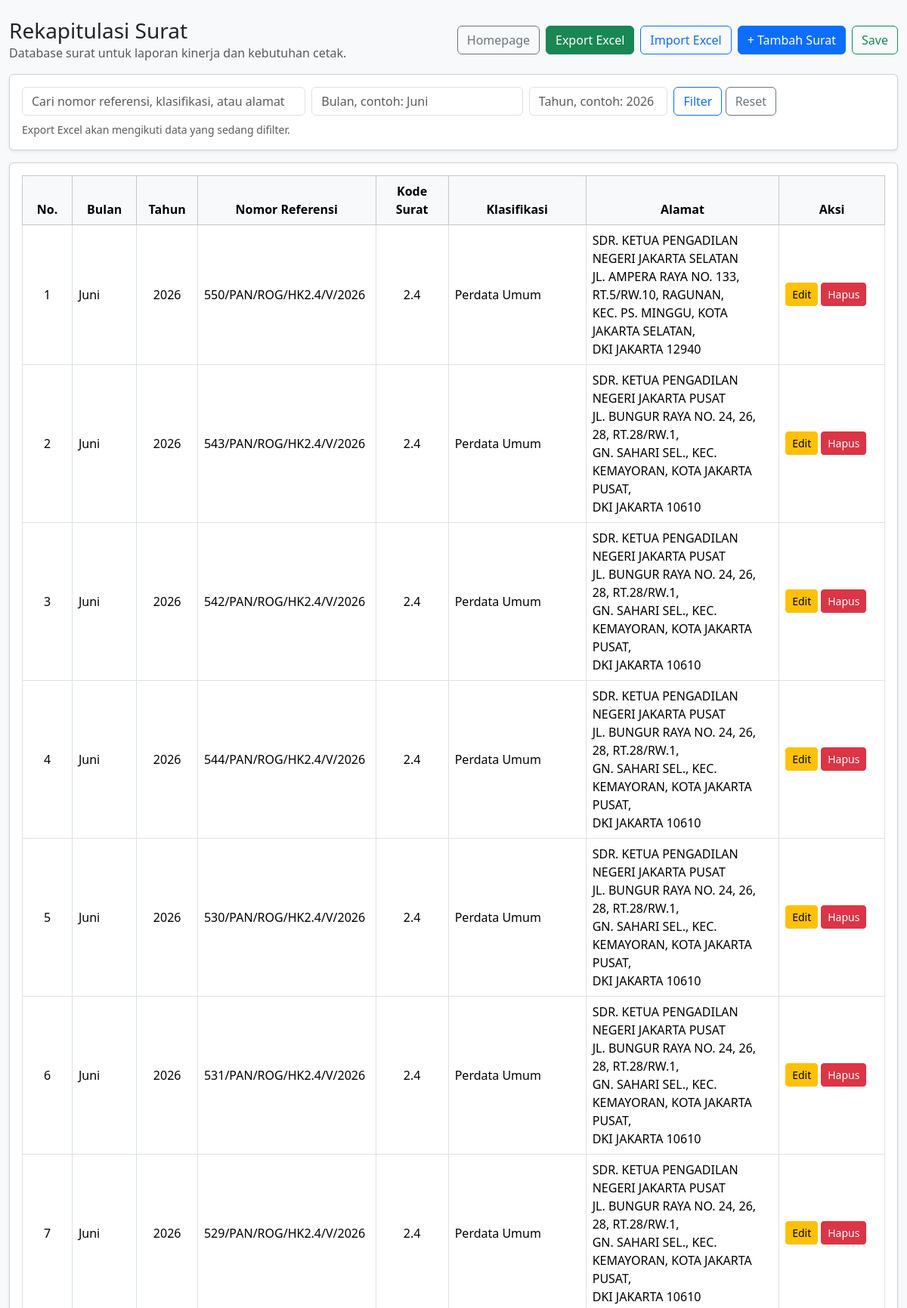
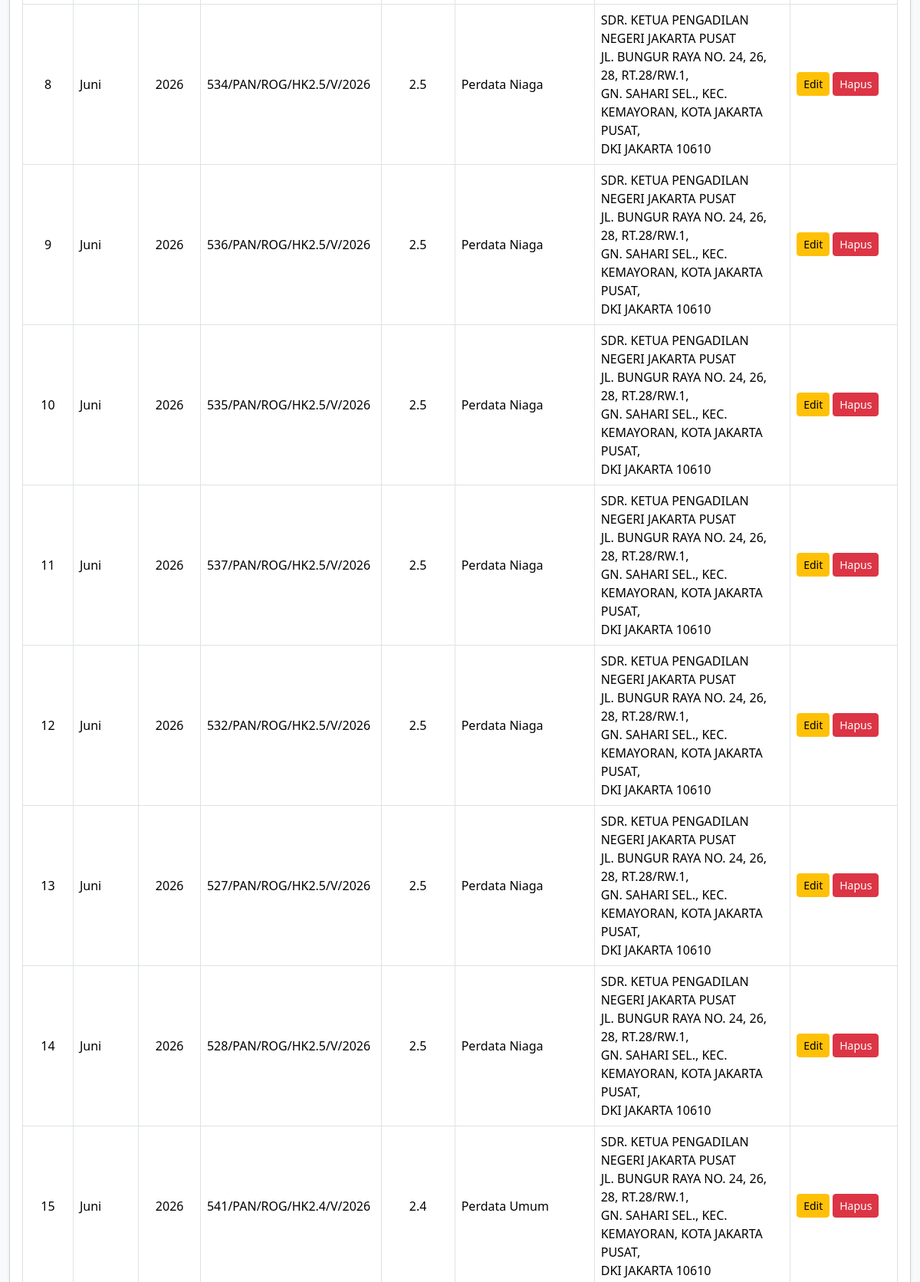
The app's page /rekap (upper part) with its own data (2 pictures, top to bottom).
### tables this page shows
CREATE TABLE surat_rekap (
            id INTEGER PRIMARY KEY AUTOINCREMENT,
            bulan TEXT,
            tahun TEXT,
            nomor_urut INTEGER,
            nomor_referensi TEXT,
            kode_surat TEXT,
            klasifikasi TEXT,
            alamat TEXT
        );

### app.py (the view)
@app.route("/rekap")
def rekap():
    q = request.args.get("q", "").strip()
    bulan = request.args.get("bulan", "").strip()
    tahun = request.args.get("tahun", "").strip()
    surat_list = get_all_surat(q=q, bulan=bulan, tahun=tahun)
    message = request.args.get("message", "")
    return render_template(
        "rekap.html",
        surat_list=surat_list,
        q=q,
        bulan=bulan,
        tahun=tahun,
        message=message
    )

### app.py (called while the page is built)
@app.before_request
def setup_database():
    init_db()

### services/db.py (called while the page is built, shortened)
def get_connection():
    conn = sqlite3.connect(DB_PATH)
    conn.row_factory = sqlite3.Row
    return conn

def init_db():
    conn = get_connection()
    cursor = conn.cursor()
    cursor.execute("""
        CREATE TABLE IF NOT EXISTS surat_rekap (
            id INTEGER PRIMARY KEY AUTOINCREMENT,
            bulan TEXT,
            tahun TEXT,
            nomor_urut INTEGER,
            nomor_referensi TEXT,
            kode_surat TEXT,
            klasifikasi TEXT,
            alamat TEXT
        )
    """)
    conn.commit()
    conn.close()

def get_all_surat(q="", bulan="", tahun=""):
    conn = get_connection()
    cursor = conn.cursor()
    query = """
        SELECT *
        FROM surat_rekap
        WHERE 1=1
    """
    params = []
    if bulan:
        query += " AND bulan = ?"
        params.append(bulan)
    if tahun:
        query += " AND tahun = ?"
        params.append(tahun)
    query += " ORDER BY tahun DESC, bulan DESC, nomor_urut ASC, id ASC"
    cursor.execute(query, params)
    rows = cursor.fetchall()
    conn.close()
    return rows

### templates/rekap.html (shortened to what this page needs)
<!doctype html>
<html lang="id">
<head>
  <link href="https://cdn.jsdelivr.net/npm/bootstrap@5.3.3/dist/css/bootstrap.min.css" rel="stylesheet">
</head>
<body class="bg-light">
<div class="container-fluid py-4">
  <div class="d-flex justify-content-between align-items-center mb-3">
    <div>
      <h3 class="mb-0">Rekapitulasi Surat</h3>
      <p class="text-muted mb-0">Database surat untuk laporan kinerja dan kebutuhan cetak.</p>
    </div>
    <div class="d-flex gap-2">
      <a href="/" class="btn btn-outline-secondary">Homepage</a>
      <a href="/rekap/export?q={{ q }}&bulan={{ bulan }}&tahun={{ tahun }}" class="btn btn-success">
        Export Excel
      </a>
      <a href="/rekap/import" class="btn btn-outline-primary">Import Excel</a>
      <a href="/rekap/tambah" class="btn btn-primary">+ Tambah Surat</a>
      <a href="/" class="btn btn-outline-success">Save</a>
    </div>
  </div>
  <div class="card shadow-sm mb-3">
    <div class="card-body">
      <form method="get" action="/rekap" class="row g-2">
        <div class="col-md-4">
          <input name="q" value="{{ q }}" class="form-control" placeholder="Cari nomor referensi, klasifikasi, atau alamat">
        </div>
        <div class="col-md-3">
          <input name="bulan" value="{{ bulan }}" class="form-control" placeholder="Bulan, contoh: Juni">
        </div>
        <div class="col-md-2">
          <input name="tahun" value="{{ tahun }}" class="form-control" placeholder="Tahun, contoh: 2026">
        </div>
        <div class="col-md-3">
          <button type="submit" class="btn btn-outline-primary">Filter</button>
          <a href="/rekap" class="btn btn-outline-secondary">Reset</a>
        </div>
      </form>
      <div class="form-text mt-2">
        Export Excel akan mengikuti data yang sedang difilter.
      </div>
    </div>
  </div>
  <div class="card shadow-sm">
    <div class="card-body">
      <div class="table-responsive">
        <table class="table table-bordered table-hover align-middle">
          <thead class="table-light text-center">
            <tr>
              <th style="width: 80px;">No.</th>
              <th style="width: 100px;">Bulan</th>
              <th style="width: 90px;">Tahun</th>
              <th style="width: 220px;">Nomor Referensi</th>
              <th style="width: 120px;">Kode Surat</th>
              <th style="width: 220px;">Klasifikasi</th>
              <th>Alamat</th>
              <th style="width: 150px;">Aksi</th>
            </tr>
          </thead>
          <tbody>
            {% for surat in surat_list %}
            <tr>
              <td class="text-center">{{ surat["nomor_urut"] }}</td>
              <td>{{ surat["bulan"] }}</td>
              <td class="text-center">{{ surat["tahun"] }}</td>
              <td>{{ surat["nomor_referensi"] }}</td>
              <td class="text-center">{{ surat["kode_surat"] }}</td>
              <td>{{ surat["klasifikasi"] }}</td>
              <td style="white-space: pre-line;">{{ surat["alamat"] }}</td>
              <td>
                <div class="d-flex gap-1">
                  <a href="/rekap/edit/{{ surat['id'] }}" class="btn btn-sm btn-warning">
                    Edit
                  </a>
                  <form method="post" action="/rekap/hapus/{{ surat['id'] }}" onsubmit="return confirm('Yakin hapus data ini?')">
                    <button type="submit" class="btn btn-sm btn-danger">
                      Hapus
                    </button>
                  </form>
                </div>
              </td>
            </tr>
            {% else %}
            <tr>
              <td colspan="8" class="text-center text-muted">
                Belum ada data rekapitulasi surat.
              </td>
            </tr>
            {% endfor %}
          </tbody>
        </table>
      </div>
    </div>
  </div>
</div>
</body>
</html>

### records on screen
surat_rekap: nomor_urut "1", bulan "Juni", tahun "2026", nomor_referensi "550/PAN/ROG/HK2.4/V/2026", kode_surat "2.4", klasifikasi "Perdata Umum", alamat "SDR. KETUA PENGADILAN NEGERI JAKARTA SELATAN JL. AMPERA RAYA NO. 133, RT.5/RW.10, RAGUNAN, KEC. PS. MINGGU, KOTA JAKARTA SELATAN, DKI JAKARTA 12940"
surat_rekap: nomor_urut "2", bulan "Juni", tahun "2026", nomor_referensi "543/PAN/ROG/HK2.4/V/2026", kode_surat "2.4", klasifikasi "Perdata Umum", alamat "SDR. KETUA PENGADILAN NEGERI JAKARTA PUSAT JL. BUNGUR RAYA NO. 24, 26, 28, RT.28/RW.1, GN. SAHARI SEL., KEC. KEMAYORAN, KOTA JAKARTA PUSAT, DKI JAKARTA 10610"
surat_rekap: nomor_urut "3", bulan "Juni", tahun "2026", nomor_referensi "542/PAN/ROG/HK2.4/V/2026", kode_surat "2.4", klasifikasi "Perdata Umum", alamat "SDR. KETUA PENGADILAN NEGERI JAKARTA PUSAT JL. BUNGUR RAYA NO. 24, 26, 28, RT.28/RW.1, GN. SAHARI SEL., KEC. KEMAYORAN, KOTA JAKARTA PUSAT, DKI JAKARTA 10610"
surat_rekap: nomor_urut "4", bulan "Juni", tahun "2026", nomor_referensi "544/PAN/ROG/HK2.4/V/2026", kode_surat "2.4", klasifikasi "Perdata Umum", alamat "SDR. KETUA PENGADILAN NEGERI JAKARTA PUSAT JL. BUNGUR RAYA NO. 24, 26, 28, RT.28/RW.1, GN. SAHARI SEL., KEC. KEMAYORAN, KOTA JAKARTA PUSAT, DKI JAKARTA 10610"
surat_rekap: nomor_urut "5", bulan "Juni", tahun "2026", nomor_referensi "530/PAN/ROG/HK2.4/V/2026", kode_surat "2.4", klasifikasi "Perdata Umum", alamat "SDR. KETUA PENGADILAN NEGERI JAKARTA PUSAT JL. BUNGUR RAYA NO. 24, 26, 28, RT.28/RW.1, GN. SAHARI SEL., KEC. KEMAYORAN, KOTA JAKARTA PUSAT, DKI JAKARTA 10610"
surat_rekap: nomor_urut "6", bulan "Juni", tahun "2026", nomor_referensi "531/PAN/ROG/HK2.4/V/2026", kode_surat "2.4", klasifikasi "Perdata Umum", alamat "SDR. KETUA PENGADILAN NEGERI JAKARTA PUSAT JL. BUNGUR RAYA NO. 24, 26, 28, RT.28/RW.1, GN. SAHARI SEL., KEC. KEMAYORAN, KOTA JAKARTA PUSAT, DKI JAKARTA 10610"
surat_rekap: nomor_urut "7", bulan "Juni", tahun "2026", nomor_referensi "529/PAN/ROG/HK2.4/V/2026", kode_surat "2.4", klasifikasi "Perdata Umum", alamat "SDR. KETUA PENGADILAN NEGERI JAKARTA PUSAT JL. BUNGUR RAYA NO. 24, 26, 28, RT.28/RW.1, GN. SAHARI SEL., KEC. KEMAYORAN, KOTA JAKARTA PUSAT, DKI JAKARTA 10610"
surat_rekap: nomor_urut "8", bulan "Juni", tahun "2026", nomor_referensi "534/PAN/ROG/HK2.5/V/2026", kode_surat "2.5", klasifikasi "Perdata Niaga", alamat "SDR. KETUA PENGADILAN NEGERI JAKARTA PUSAT JL. BUNGUR RAYA NO. 24, 26, 28, RT.28/RW.1, GN. SAHARI SEL., KEC. KEMAYORAN, KOTA JAKARTA PUSAT, DKI JAKARTA 10610"
surat_rekap: nomor_urut "9", bulan "Juni", tahun "2026", nomor_referensi "536/PAN/ROG/HK2.5/V/2026", kode_surat "2.5", klasifikasi "Perdata Niaga", alamat "SDR. KETUA PENGADILAN NEGERI JAKARTA PUSAT JL. BUNGUR RAYA NO. 24, 26, 28, RT.28/RW.1, GN. SAHARI SEL., KEC. KEMAYORAN, KOTA JAKARTA PUSAT, DKI JAKARTA 10610"
surat_rekap: nomor_urut "10", bulan "Juni", tahun "2026", nomor_referensi "535/PAN/ROG/HK2.5/V/2026", kode_surat "2.5", klasifikasi "Perdata Niaga", alamat "SDR. KETUA PENGADILAN NEGERI JAKARTA PUSAT JL. BUNGUR RAYA NO. 24, 26, 28, RT.28/RW.1, GN. SAHARI SEL., KEC. KEMAYORAN, KOTA JAKARTA PUSAT, DKI JAKARTA 10610"
surat_rekap: nomor_urut "11", bulan "Juni", tahun "2026", nomor_referensi "537/PAN/ROG/HK2.5/V/2026", kode_surat "2.5", klasifikasi "Perdata Niaga", alamat "SDR. KETUA PENGADILAN NEGERI JAKARTA PUSAT JL. BUNGUR RAYA NO. 24, 26, 28, RT.28/RW.1, GN. SAHARI SEL., KEC. KEMAYORAN, KOTA JAKARTA PUSAT, DKI JAKARTA 10610"
surat_rekap: nomor_urut "12", bulan "Juni", tahun "2026", nomor_referensi "532/PAN/ROG/HK2.5/V/2026", kode_surat "2.5", klasifikasi "Perdata Niaga", alamat "SDR. KETUA PENGADILAN NEGERI JAKARTA PUSAT JL. BUNGUR RAYA NO. 24, 26, 28, RT.28/RW.1, GN. SAHARI SEL., KEC. KEMAYORAN, KOTA JAKARTA PUSAT, DKI JAKARTA 10610"
surat_rekap: nomor_urut "13", bulan "Juni", tahun "2026", nomor_referensi "527/PAN/ROG/HK2.5/V/2026", kode_surat "2.5", klasifikasi "Perdata Niaga", alamat "SDR. KETUA PENGADILAN NEGERI JAKARTA PUSAT JL. BUNGUR RAYA NO. 24, 26, 28, RT.28/RW.1, GN. SAHARI SEL., KEC. KEMAYORAN, KOTA JAKARTA PUSAT, DKI JAKARTA 10610"
surat_rekap: nomor_urut "14", bulan "Juni", tahun "2026", nomor_referensi "528/PAN/ROG/HK2.5/V/2026", kode_surat "2.5", klasifikasi "Perdata Niaga", alamat "SDR. KETUA PENGADILAN NEGERI JAKARTA PUSAT JL. BUNGUR RAYA NO. 24, 26, 28, RT.28/RW.1, GN. SAHARI SEL., KEC. KEMAYORAN, KOTA JAKARTA PUSAT, DKI JAKARTA 10610"
surat_rekap: nomor_urut "15", bulan "Juni", tahun "2026", nomor_referensi "541/PAN/ROG/HK2.4/V/2026", kode_surat "2.4", klasifikasi "Perdata Umum", alamat "SDR. KETUA PENGADILAN NEGERI JAKARTA PUSAT JL. BUNGUR RAYA NO. 24, 26, 28, RT.28/RW.1, GN. SAHARI SEL., KEC. KEMAYORAN, KOTA JAKARTA PUSAT, DKI JAKARTA 10610"
